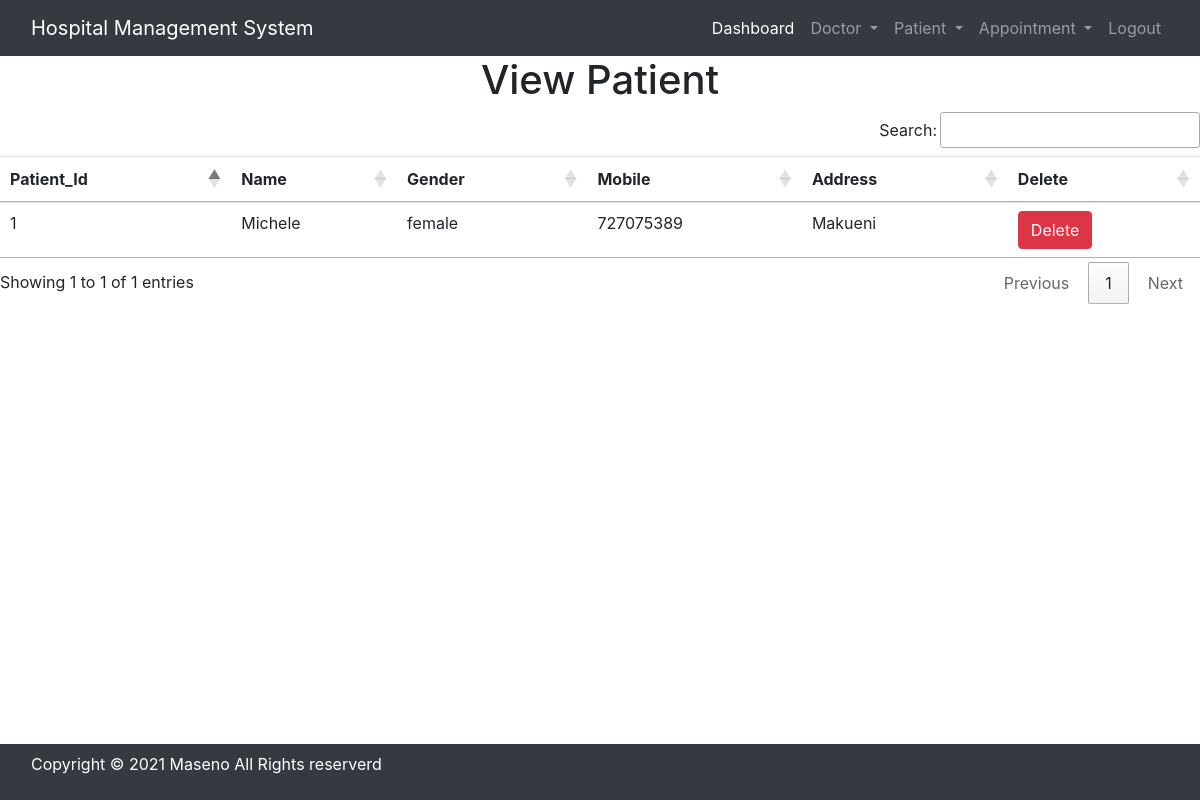
Page /view_patient/ (signed in) on the committed database.
### hospital/models.py (models this page shows, shortened)
class Patient(models.Model):
    name = models.CharField(max_length=50)
    gender = models.CharField(max_length=30)
    mobile = models.IntegerField(null=True)
    address = models.TextField()

### hospital/views.py (the view)
# urls.py: path('view_patient/', views.view_patient, name='view_patient'),
def view_patient(request):
    if not request.user.is_staff:
        return redirect('login')
    patient = Patient.objects.all()
    d = {'pat': patient}
    return render(request, 'view_patient.html', d)

### hospital/templates/view_patient.html
{% include "base.html" %}
<h1 class="text-center">View Patient</h1>
<table id="example" class="table table-hover">
    <thead>
        <tr>
            <th>Patient_Id</th>
            <th>Name</th>
            <th>Gender</th>
            <th>Mobile</th>
            <th>Address</th>
            <th>Delete</th>
        </tr>
    </thead>
    <tbody>
        {% for p in pat %}
          <tr>
              <td>{{p.id}}</td>
              <td>{{p.name}}</td>
              <td>{{p.gender}}</td>
              <td>{{p.mobile}}</td>
              <td>{{p.address}}</td>
              <td><a href="{% url 'delete_patient' p.id %}"
                onclick="return confirm('Are you sure you want to delete?')" class="btn btn-danger">Delete</a></td>
          </tr>
        {% endfor %}
    </tbody>
</table>

### rows in the picture
Patient: id "1", name "Michele", gender "female", mobile "727075389", address "Makueni"
